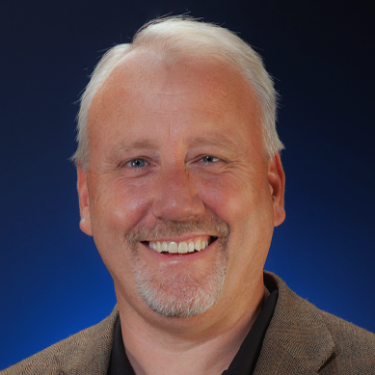
//> input picture Assignment1/Question4/sam_siewert.jpeg, 375 x 375 px
$ ./question4   (built with g++ and OpenCV 4)
//> lines starting //> are read from the running program, lines starting //| are printed output that depends on the picture; after the words box and inside, x2 and y2 are one past the last pixel; in counts of white or black regions, pixels touching at a corner belong together
#include "opencv2/objdetect.hpp"
#include "opencv2/highgui.hpp"
#include "opencv2/imgproc.hpp"
#include "opencv2/videoio.hpp"
#include <iostream>

#include <unistd.h>

using namespace std;
using namespace cv;
void detectAndDisplay( Mat frame );
CascadeClassifier face_cascade;
CascadeClassifier eyes_cascade;
int main( int argc, const char** argv )
{
    /*For now used the default path of the cascade clasifiers*/
    CommandLineParser parser(argc, argv,
                             "{help h||}"
                             "{face_cascade|haarcascade_frontalface_alt.xml|Path to face cascade.}"
                             "{eyes_cascade|haarcascade_eye_tree_eyeglasses.xml|Path to eyes cascade.}"
                             "{camera|0|Camera device number.}");
    parser.about( "\nThis program demonstrates using the cv::CascadeClassifier class to detect objects (Face + eyes) in a video stream.\n"
                  "You can use Haar or LBP features.\n\n" );
    parser.printMessage();
    String face_cascade_name = samples::findFile( parser.get<String>("face_cascade") );
    String eyes_cascade_name = samples::findFile( parser.get<String>("eyes_cascade") );
    //-- 1. Load the cascades
    if( !face_cascade.load( face_cascade_name ) )
    {
        cout << "--(!)Error loading face cascade\n";
        return -1;
    };
    if( !eyes_cascade.load( eyes_cascade_name ) )
    {
        cout << "--(!)Error loading eyes cascade\n";
        return -1;
    };

    Mat frame;
    std::string image_path = samples::findFile("sam_siewert.jpeg");

    while(1)
    {
        frame = cv::imread(image_path , IMREAD_COLOR);
//> frame is the input picture: 375 rows x 375 cols, CV_8UC3; mean B, G, R 78, 69.5, 83.7
        detectAndDisplay(frame);

        if( waitKey(10) == 27 )
        {
            break; // escape
        }

        frame = 0;
        usleep(1000);


    }

    // [38 lines of commented-out code are left out]
    return 0;
}
void detectAndDisplay( Mat frame )
{
    Mat frame_gray;
    cvtColor( frame, frame_gray, COLOR_BGR2GRAY );
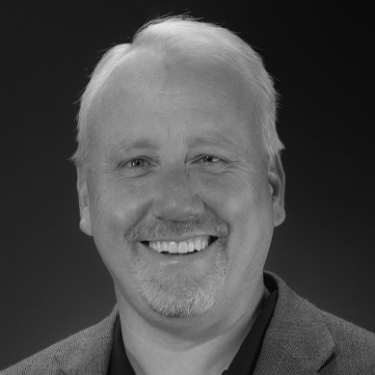
//> frame_gray: 375 rows x 375 cols, CV_8UC1; min 9, max 231, mean 74.7
    equalizeHist( frame_gray, frame_gray );
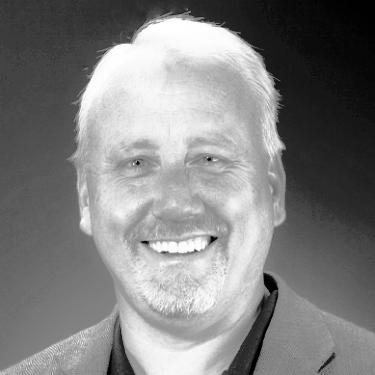
//> frame_gray: 375 rows x 375 cols, CV_8UC1; min 0, max 255, mean 128.6
    //-- Detect faces
    std::vector<Rect> faces;
    face_cascade.detectMultiScale( frame_gray, faces );
//> faces = 1 Rect (x, y, width, height): [53, 69, 243, 243]
    for ( size_t i = 0; i < faces.size(); i++ )
    {
        Point center( faces[i].x + faces[i].width/2, faces[i].y + faces[i].height/2 );
        ellipse( frame, center, Size( faces[i].width/2, faces[i].height/2 ), 0, 0, 360, Scalar( 255, 0, 255 ), 4 );
        Mat faceROI = frame_gray( faces[i] );
        //-- In each face, detect eyes
        std::vector<Rect> eyes;
        eyes_cascade.detectMultiScale( faceROI, eyes );
        for ( size_t j = 0; j < eyes.size(); j++ )
        {
            Point eye_center( faces[i].x + eyes[j].x + eyes[j].width/2, faces[i].y + eyes[j].y + eyes[j].height/2 );
            int radius = cvRound( (eyes[j].width + eyes[j].height)*0.25 );
            circle( frame, eye_center, radius, Scalar( 255, 0, 0 ), 4 );
        }
    }
//> this loop made 1 pass
//> center on pass 1: Point(174, 190)
//> pass 1, in detectAndDisplay, `Mat faceROI = frame_gray( faces[i] );`:
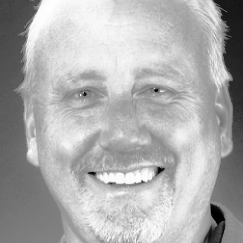
//> faceROI: 243 rows x 243 cols, CV_8UC1; min 0, max 254, mean 172.9
//> after the loop:
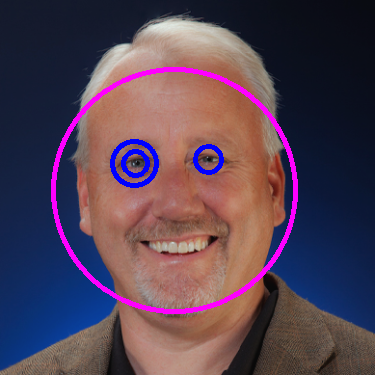
//> frame: 375 rows x 375 cols, CV_8UC3; 3.74% of pixels changed, all inside (x1, y1, x2, y2) = (51, 67, 298, 314)

    Mat newImage;
    cv::resize(frame, newImage, cv::Size(), 0.75,   0.75);
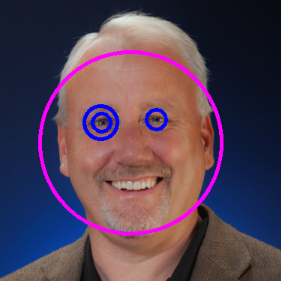
//> newImage: 281 rows x 281 cols, CV_8UC3; mean B, G, R 84.2, 66.4, 86.6
//> the Esc key is pressed
    //-- Show what you got
    imshow( "Capture - Face detection", frame );
}
